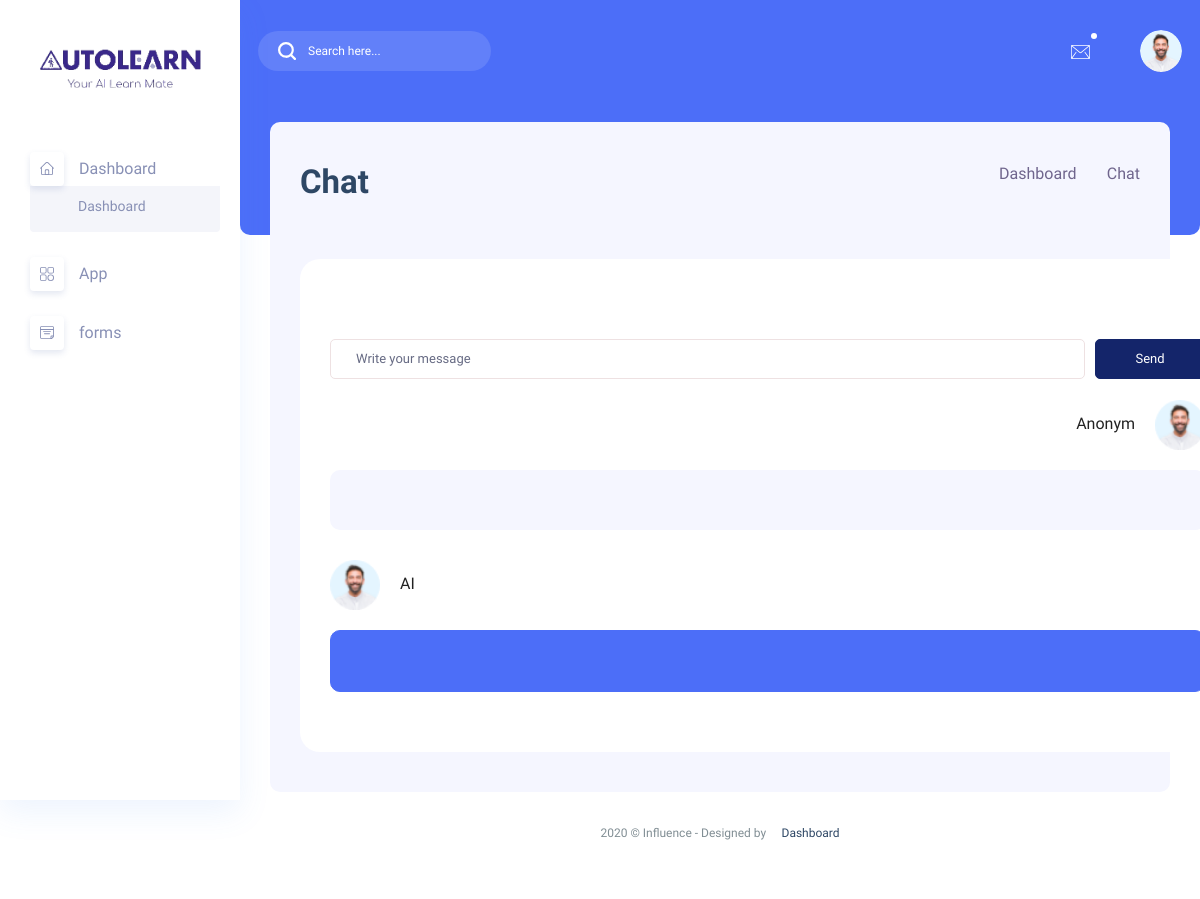
/?page=chat, run on an earlier commit of the app's database.
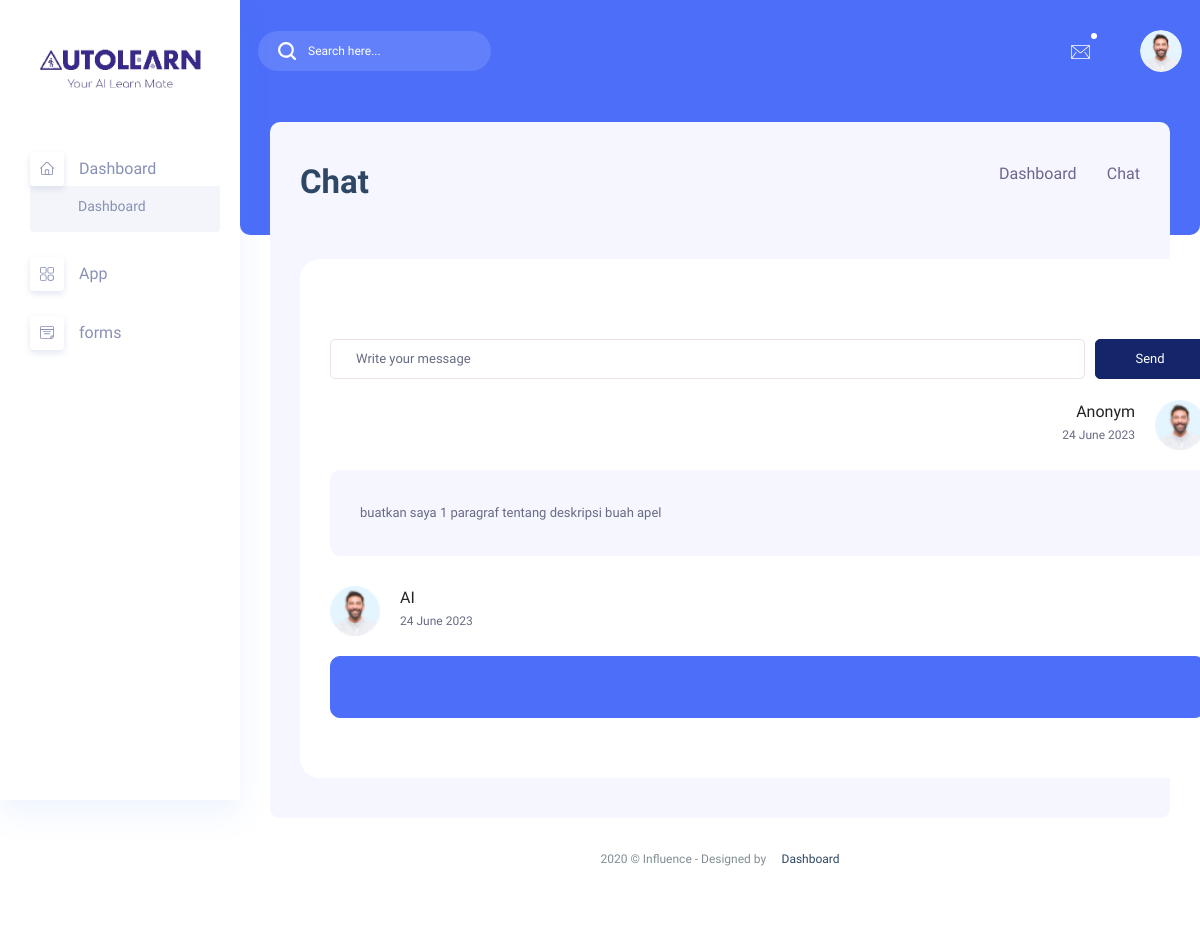
And on a later commit of the database.
### tables this page shows
CREATE TABLE `tanya` (
  `id_tanya` int(100) NOT NULL,
  `pesan` varchar(2000) NOT NULL,
  `tanggal` date NOT NULL
);

### index.php (the view, shortened to what this page needs)
<!DOCTYPE html>
<html lang="zxx">
<head>
  <link rel="stylesheet" href="css/bootstrap1.min.css" />
  <link rel="stylesheet" href="vendors/themefy_icon/themify-icons.css" />
  <link rel="stylesheet" href="vendors/niceselect/css/nice-select.css" />
  <link rel="stylesheet" href="vendors/owl_carousel/css/owl.carousel.css" />
  <link rel="stylesheet" href="vendors/gijgo/gijgo.min.css" />
  <link rel="stylesheet" href="vendors/font_awesome/css/all.min.css" />
  <link rel="stylesheet" href="vendors/tagsinput/tagsinput.css" />
  <link rel="stylesheet" href="vendors/datepicker/date-picker.css" />
  <link rel="stylesheet" href="vendors/scroll/scrollable.css" />
  <link rel="stylesheet" href="vendors/datatable/css/jquery.dataTables.min.css" />
  <link rel="stylesheet" href="vendors/datatable/css/responsive.dataTables.min.css" />
  <link rel="stylesheet" href="vendors/datatable/css/buttons.dataTables.min.css" />
  <link rel="stylesheet" href="vendors/text_editor/summernote-bs4.css" />
  <link rel="stylesheet" href="vendors/morris/morris.css" />
  <link rel="stylesheet" href="vendors/material_icon/material-icons.css" />
  <link rel="stylesheet" href="css/metisMenu.css" />
  <link rel="stylesheet" href="css/style1.css" />
  <link rel="stylesheet" href="css/colors/default.css" id="colorSkinCSS" />
</head>
<body class="crm_body_bg">
  <nav class="sidebar vertical-scroll ps-container ps-theme-default ps-active-y">
    <div class="logo d-flex justify-content-between">
      <a href="index.html"><img src="ico.png" alt /></a>
    </div>
    <ul id="sidebar_menu">
      <li class="mm-active">
        <a class="has-arrow" href="#" aria-expanded="false">
          <div class="icon_menu">
            <img src="img/menu-icon/dashboard.svg" alt />
          </div>
          <span>Dashboard</span>
        </a>
        <ul>
          <li><a class="active" href="index.php">Dashboard</a></li>
        </ul>
      </li>
      <li class>
        <a class="has-arrow" href="#" aria-expanded="false">
          <div class="icon_menu">
            <img src="img/menu-icon/2.svg" alt />
          </div>
          <span>App</span>
        </a>
      </li>
      <li class>
        <a class="has-arrow" href="#" aria-expanded="false">
          <div class="icon_menu">
            <img src="img/menu-icon/4.svg" alt />
          </div>
          <span>forms</span>
        </a>
      </li>
    </ul>
  </nav>
  <section class="main_content dashboard_part large_header_bg">
    <div class="container-fluid g-0">
      <div class="row">
        <div class="col-lg-12 p-0">
          <div class="header_iner d-flex justify-content-between align-items-center">
            <div class="serach_field-area d-flex align-items-center">
              <div class="search_inner">
                <form action="#">
                  <div class="search_field">
                    <input type="text" placeholder="Search here..." />
                  </div>
                  <button type="submit">
                    <img src="img/icon/icon_search.svg" alt />
                  </button>
                </form>
              </div>
            </div>
            <div class="header_right d-flex justify-content-between align-items-center">
              <div class="header_notification_warp d-flex align-items-center">
                <li>
                  <a class="CHATBOX_open nav-link-notify" href="#">
                    <img src="img/icon/msg.svg" alt />
                  </a>
                </li>
              </div>
              <div class="profile_info">
                <img src="img/client_img.png" alt="#" />
              </div>
            </div>
          </div>
        </div>
      </div>
    </div>
    <?php include('conf/page.php') ?>
    <div class="footer_part">
      <div class="container-fluid">
        <div class="row">
          <div class="col-lg-12">
            <div class="footer_iner text-center">
              <p>
                2020 © Influence - Designed by
                <a href="#"> <i class="ti-heart"></i> </a><a href="#"> Dashboard</a>
              </p>
            </div>
          </div>
        </div>
      </div>
    </div>
  </section>
</body>
</html>

### conf/page.php (shortened to what this page needs)
<?php
if (isset($_GET['page'])) {
    $page = $_GET['page'];
    switch ($page) {
        case 'chat':
            include 'pages/chat.php';
            break;
    }
} else {
    include "pages/dashboardd.php";
}

### pages/chat.php (shortened to what this page needs)
<div class="main_content_iner">
  <div class="container-fluid p-0">
    <div class="row justify-content-center">
      <div class="col-12">
        <div class="dashboard_header mb_50">
          <div class="row">
            <div class="col-lg-6">
              <div class="dashboard_header_title">
                <h3>Chat</h3>
              </div>
            </div>
            <div class="col-lg-6">
              <div class="dashboard_breadcam text-end">
                <p>
                  <a href="index.html">Dashboard</a>
                  <i class="fas fa-caret-right"></i> Chat
                </p>
              </div>
            </div>
          </div>
        </div>
      </div>
      <div class="col-lg-12">
        <div class="messages_box_area horizontal-scroll" style="width: 1900px;">
          <div class="messages_chat">
            <div class="white_box">
              <div class="message_send_field">
                <form method="post">
                  <input type="text" name="str" required placeholder="Write your message" />
                </form>
                <button class="btn_1" type="submit">Send</button>
              </div><br>
              <div class="single_message_chat sender_message">
                <div class="message_pre_left">
                  <div class="messges_info">
                    <h4>Anonym</h4>
                    <?php
                    $sql = "SELECT * FROM tanya ORDER BY id_tanya DESC LIMIT 1";
                    $query = mysqli_query($koneksi, $sql);
                    $data = mysqli_fetch_array($query);
                    if (isset($data['tanggal']) == null) {
                    } else {
                    ?>
                      <p><?= date('d F Y', strtotime($data['tanggal'])); ?></p>
                    <?php } ?>
                  </div>
                  <div class="message_preview_thumb">
                    <img src="img/client_img.png" alt />
                  </div>
                </div>
                <div class="message_content_view">
                  <?php
                  $sql = "SELECT * FROM tanya ORDER BY id_tanya DESC LIMIT 1";
                  $query = mysqli_query($koneksi, $sql);
                  $data = mysqli_fetch_array($query) ?>
                  <p><?= $data['pesan']; ?></p>
                </div>
              </div>
              <div class="single_message_chat">
                <div class="message_pre_left">
                  <div class="message_preview_thumb">
                    <img src="img/client_img.png" alt />
                  </div>
                  <div class="messges_info">
                    <h4>AI</h4>
                    <?php
                    $sql = "SELECT * FROM tanya ORDER BY id_tanya DESC LIMIT 1";
                    $query = mysqli_query($koneksi, $sql);
                    $data = mysqli_fetch_array($query);
                    if (isset($data['tanggal']) == null) {
                    } else {
                    ?>
                      <p><?= date('d F Y', strtotime($data['tanggal'])); ?></p>
                    <?php } ?>
                  </div>
                </div>
                <div class="message_content_view red_border">
                </div>
              </div>
            </div>
          </div>
        </div>
      </div>
    </div>
  </div>
</div>

### css/metisMenu.css (style rules this page uses)
.metismenu .has-arrow { position: relative }
.metismenu .has-arrow::after { position: absolute; content: ''; transform: rotate(-90deg) translate(0, -50%); transform-origin: top; top: 50%; transition: all .3s ease-out; right: 40px; content: "\e64b"; font-family: themify; color: #a5adc6; font-weight: 600; font-size: 14px }
.metismenu .mm-active>.has-arrow::after, .metismenu .has-arrow[aria-expanded=true]::after { transform: rotate(180deg) translate(0, -50%) }

What changed in the data, as far as the page shows it:
added tanya: tanggal "24 June 2023", pesan "buatkan saya 1 paragraf tentang deskripsi buah apel"
